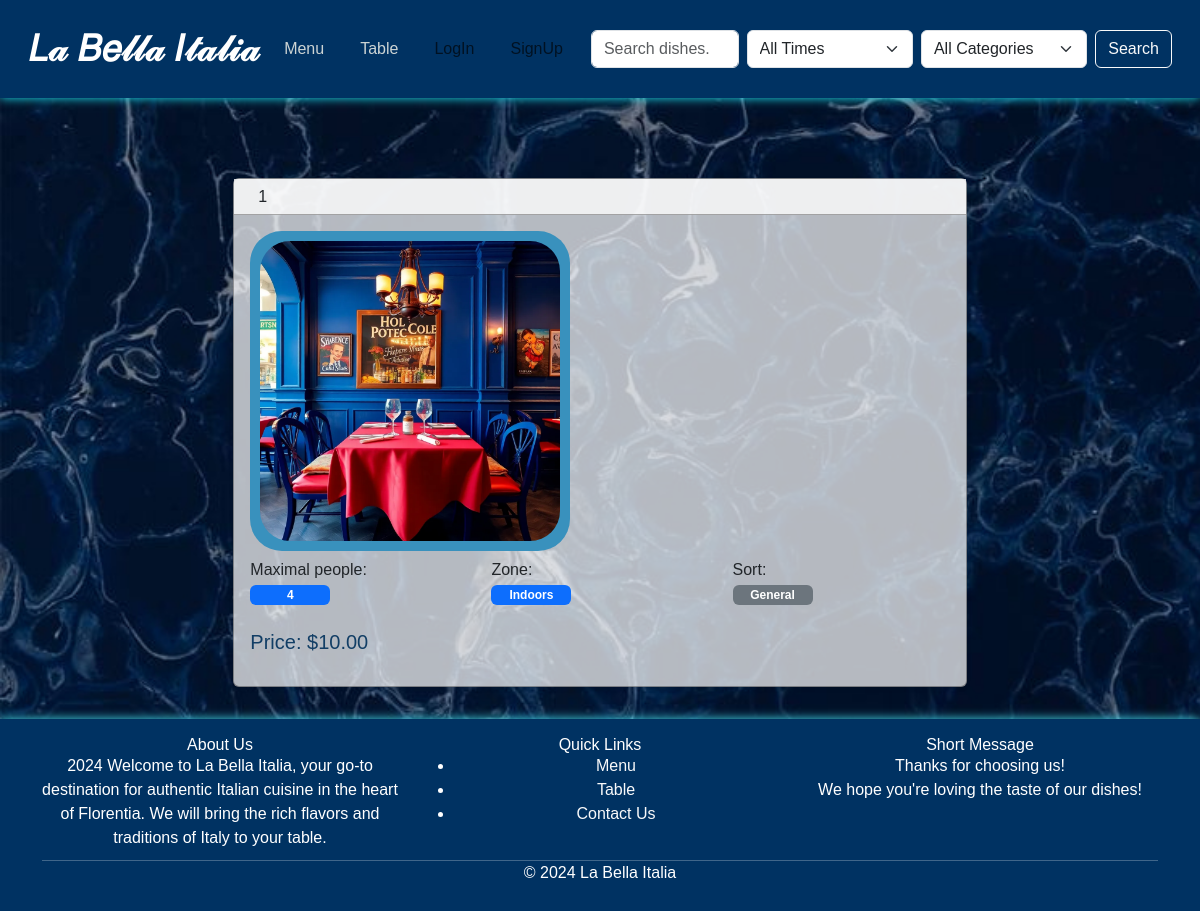
The page /tables/1/ on the database as committed earlier.
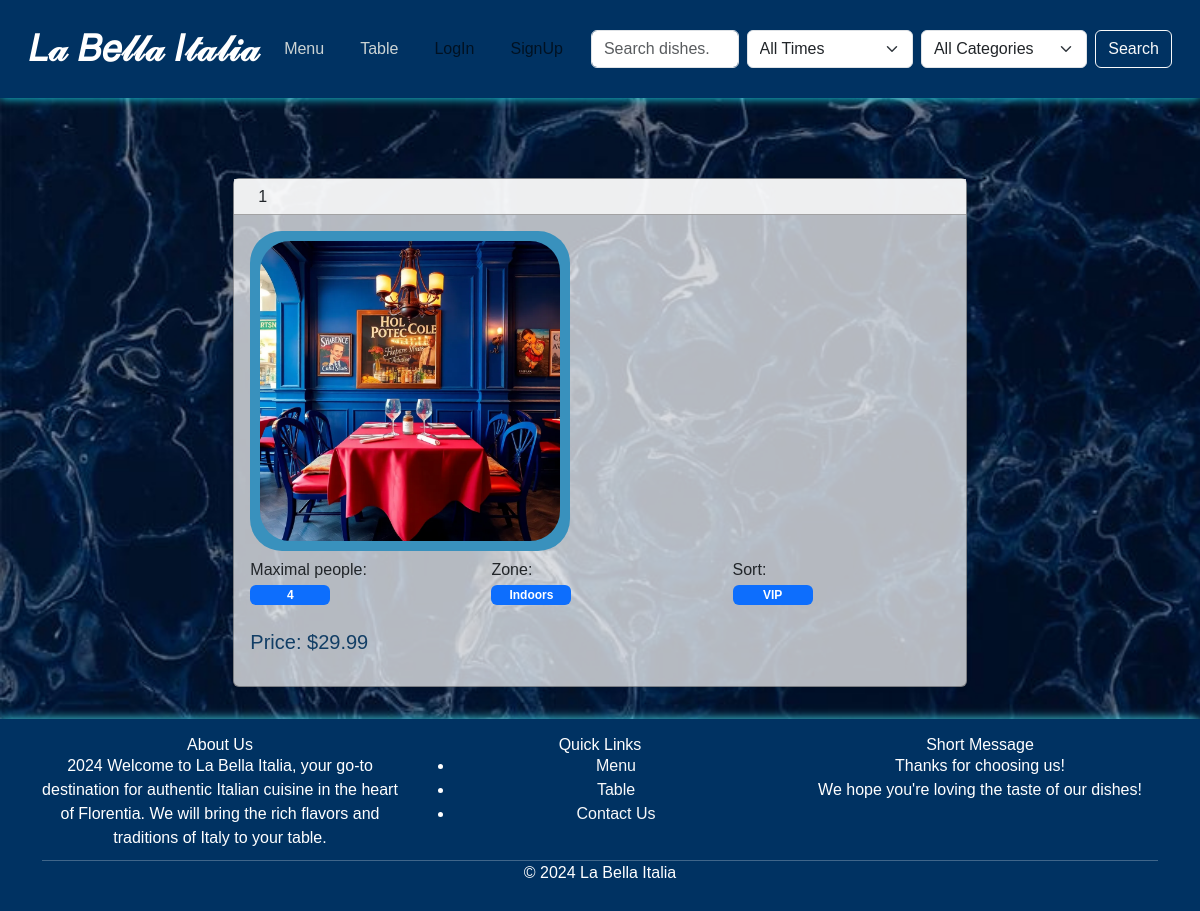
The same page on the database as committed later.
### project/models.py (models this page shows)
class Table(models.Model):
    ZONE = [
        ("Indoors", "indoors"),
        ("Outdoors", "outdoors")
    ]
    SORT = [
        ("VIP", "vip"),
        ("General", "general"),
        ("Appointment", "appointment")
    ]
    name = models.CharField(max_length=255)
    number_of_people = models.IntegerField()
    zone = models.CharField(max_length=10, choices=ZONE)
    sort = models.CharField(max_length=20, choices=SORT)
    image = models.ImageField(upload_to="table_img/", blank=True, null=True)

class TablePrice(models.Model):
    table = models.ForeignKey(Table, on_delete=models.CASCADE)
    price = models.DecimalField(max_digits=10, decimal_places=2)
    date = models.DateTimeField(auto_now_add=False)
    text = models.TextField(blank=True)

### project/views.py (the view)
# urls.py: path('tables/<int:pk>/', TableDetailView.as_view(), name='table-detail'),
class TableDetailView(DetailView):
    model = Table
    template_name = "table/table_detail.html"
    context_object_name = 'table'
    def get_context_data(self, **kwargs):
        context = super().get_context_data(**kwargs)
        table = self.object
        latest_price = TablePrice.objects.filter(table=table).order_by('-date').first()
        context['latest_price'] = latest_price
        return context

### templates/table/table_detail.html (shortened to what this page needs)
{% extends 'base.html' %}
{% load custom_filters %}
{% load static %}
{% block content %}
    <div class="container mt-5">
        <div class="row justify-content-center">
            <div class="col-md-8">
                <div class="card shadow-sm">
                    <div class="card-header bg-white">
                        <h2 class="mb-0">{{ table.name }}</h2>
                    </div>
                    <div class="card-body">
                        <div class="image-container">
                            {% if table.image %}
                                <img src="{{ table.image.url }}" alt="Table image" class='image'>
                            {% endif %}
                        </div>
                        <div class="row mb-3">
                            <div class="col-md-4">
                                <p class="mb-0">Maximal people:</p>
                                <span style="width: 5rem;"
                                    {% if table.number_of_people %} class="badge text-bg-primary" {% endif %}
                                    >{{ table.number_of_people }}</span>
                            </div>
                            <div class="col-md-4">
                                <p class="mb-0">Zone:</p>
                                <span style="width: 5rem;"
                                    {% if table.zone == 'Indoors' %} class="badge text-bg-primary" {% endif %}
                                    >{{ table.zone }}</span>
                            </div>
                            <div class="col-md-4">
                                <p class="mb-0">Sort:</p>
                                <span style="width: 5rem;"
                                    {% if table.sort == 'VIP' %} class="badge text-bg-primary" {% endif %}
                                    {% if table.sort == 'General' %} class="badge text-bg-secondary" {% endif %}
                                    >{{ table.sort }}</span>
                            </div>
                            <div class="col-md-4">
                                <br>
                                {% if latest_price %}
                                    <h5 class="card-text" style="color: #123E65;">Price: ${{ latest_price.price }}</h5>
                                {% else %}
                                    <h5 class="card-text" style="color: #123E65;">Price: Not available</h5>
                                {% endif %}
                            </div>
                            <br>
                        </div>
                    </div>
                </div>
            </div>
            </div>
        </div>
{% endblock %}

Rows that differ between the two databases and show on the page:
no longer on this page (row edited): TablePrice: price "10.00"
changed Table "Indoors": sort "General" → "VIP"
now on this page (row edited): TablePrice: price "29.99"
